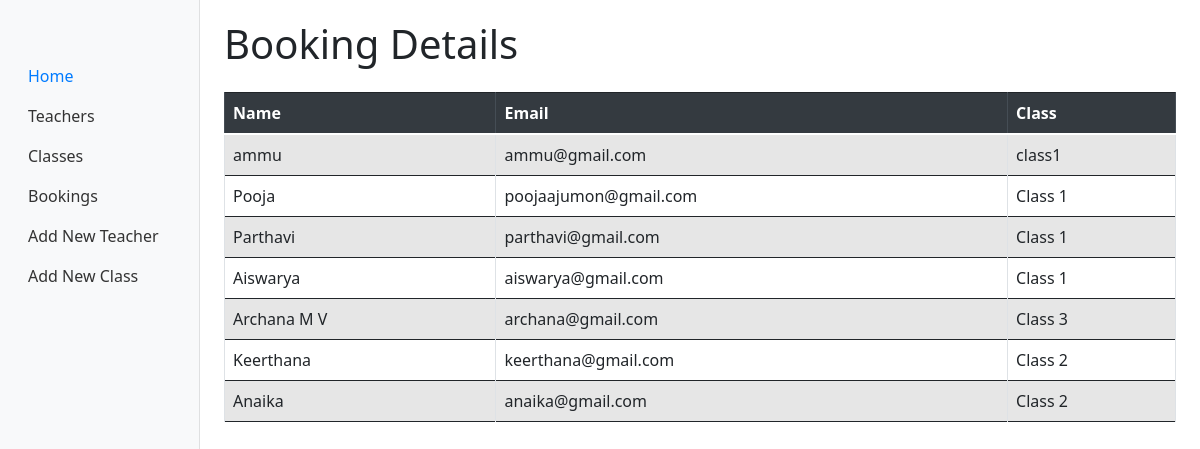
The page /bookings/ on the database its author committed.
### api/models.py (models this page shows, shortened)
class Student(models.Model):
    name = models.CharField(max_length=100)
    email = models.EmailField(unique=True)
    student_class = models.CharField(max_length=10)

### api/views.py (the view)
# urls.py: path('bookings/', views.display_bookings, name='display_bookings'),  # Display bookings view
def display_bookings(request):
    bookings = Student.objects.all()
    return render(request, 'bookings.html', {'bookings': bookings})

### api/templates/bookings.html (shortened to what this page needs)
{% extends 'base.html' %}
{% block content %}
    <h1>Booking Details</h1>
    <div class="table-responsive">
        <table class="table table-striped table-bordered mt-3">
            <thead class="thead-dark">
                <tr>
                    <th>Name</th>
                    <th>Email</th>
                    <th>Class</th>
                </tr>
            </thead>
            <tbody>
                {% for booking in bookings %}
                    <tr>
                        <td>{{ booking.name }}</td>
                        <td>{{ booking.email }}</td>
                        <td>{{ booking.student_class }}</td>
                    </tr>
                {% endfor %}
            </tbody>
        </table>
    </div>
{% endblock %}

### static/css/style.css (style rules this page uses)
body { display: flex; justify-content: center; align-items: center; min-height: 100vh; margin: 0; background-color: #f0f2f5; font-family: Arial, sans-serif; }
.table { font-size: 16px; }
.table th, .table td { padding: 10px; }
.table thead th { vertical-align: middle; }

### rows shown on the page
Student: name "ammu", email "ammu@gmail.com", student_class "class1"
Student: name "Pooja", email "poojaajumon@gmail.com", student_class "Class 1"
Student: name "Parthavi", email "parthavi@gmail.com", student_class "Class 1"
Student: name "Aiswarya", email "aiswarya@gmail.com", student_class "Class 1"
Student: name "Archana M V", email "archana@gmail.com", student_class "Class 3"
Student: name "Keerthana", email "keerthana@gmail.com", student_class "Class 2"
Student: name "Anaika", email "anaika@gmail.com", student_class "Class 2"
